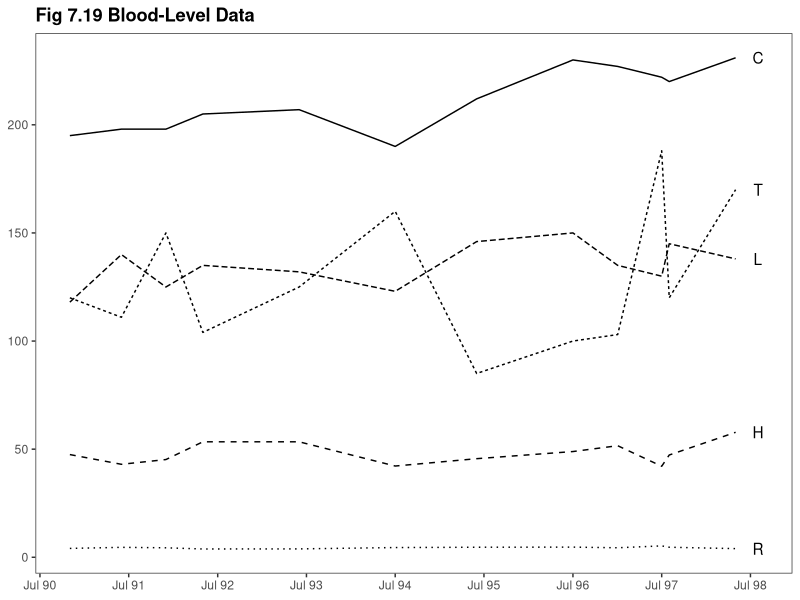
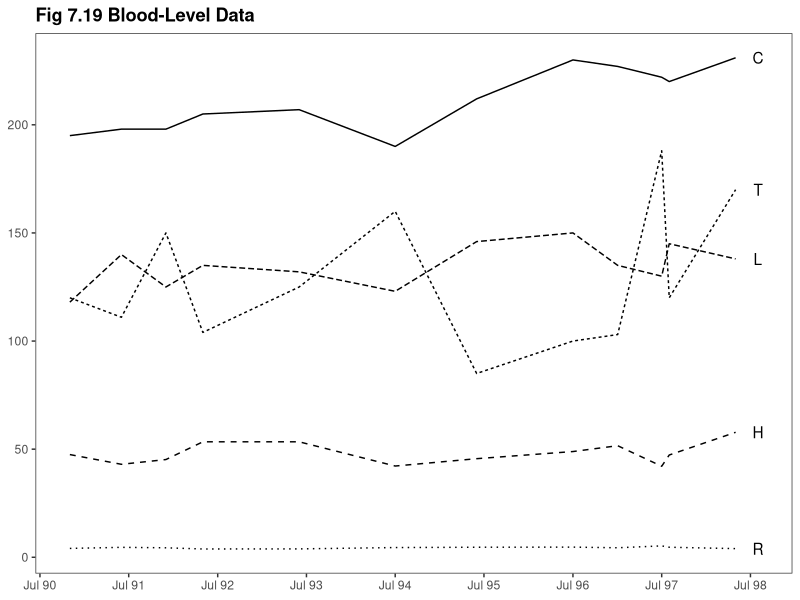

Write the R code that produced these figures, in order.
library(ggplot2)
library(scales)
library(reshape2)

this_base <- "fig07-19_blood-level-data"

my_data <- 
  data.frame(time = as.Date(c("1990-11-01", "1991-06-01", "1991-12-01",
                              "1992-05-01", "1993-06-01", "1994-07-01",
                              "1995-06-01", "1996-07-01", "1997-01-01", 
                              "1997-07-01", "1997-08-01", "1998-05-01")),
             C = c(195, 198, 198, 205, 207, 190, 212, 230, 227, 222, 220, 231),
             T = c(120, 111, 150, 104, 125, 160, 85, 100, 103, 188, 120, 170),
             L = c(118, 140, 125, 135, 132, 123, 146, 150, 135, 130, 145, 138),
             H = c(47.5, 43.0, 45.2, 53.4, 53.4, 42.2, 
                   45.6, 48.9, 51.6, 42.1, 47.3, 57.8),
             R = c(4.1, 4.6, 4.38, 3.84, 3.88, 4.5, 
                   4.65, 4.7, 4.4, 5.27, 4.65, 4.0))

lipid_letters <- names(my_data)[-1]
levels_at_last_time <- unlist(my_data[nrow(my_data), lipid_letters])
names(levels_at_last_time) <- lipid_letters

my_data_long <- melt(my_data, id = "time",
                     variable.name = "lipid", value.name = "level")

p <- ggplot(my_data_long, aes(x = time, y = level)) +
  geom_line(aes(linetype = lipid), show_guide = FALSE) +
  annotate("text", x = as.Date("1998-08-01"), y = levels_at_last_time, 
           label = names(levels_at_last_time)) +
  scale_x_date(breaks = seq(as.Date("1990-07-01"), as.Date("1998-07-01"), 
                            "year"), labels = date_format("%b %y")) +
  ggtitle("Fig 7.19 Blood-Level Data") + 
  theme_bw() + 
  theme(panel.grid.major = element_blank(),
        panel.grid.minor = element_blank(),
        plot.title = element_text(size = rel(1.2), face = "bold"),
        axis.title = element_blank())

p

ggsave(paste0(this_base, ".png"), p, width = 6, height = 4)

## note: my_data is estimated
